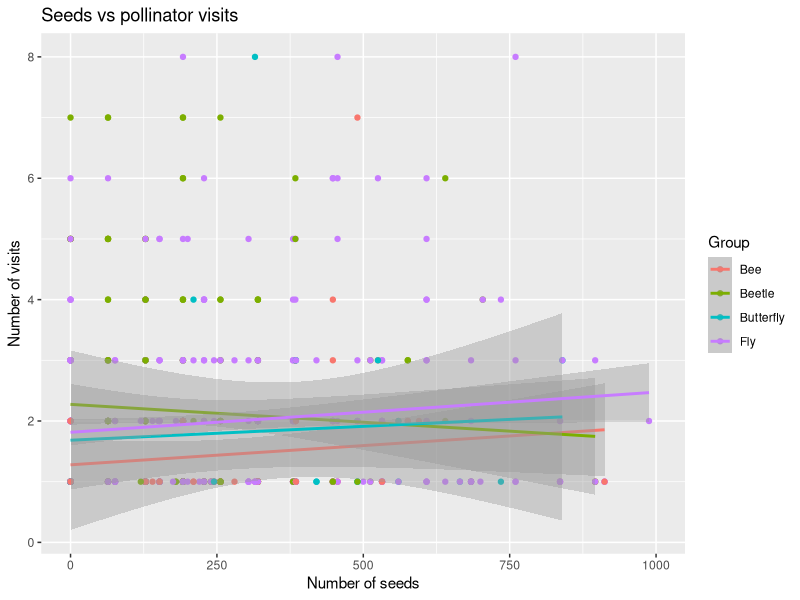
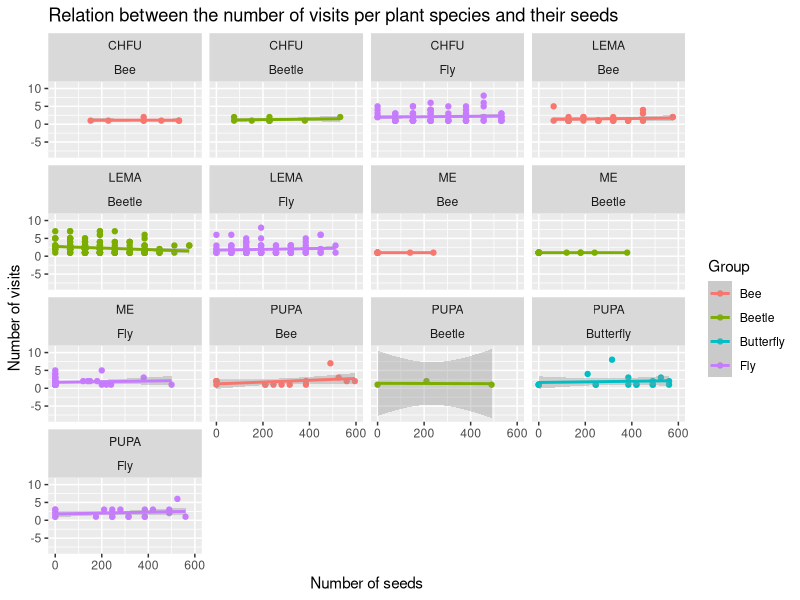
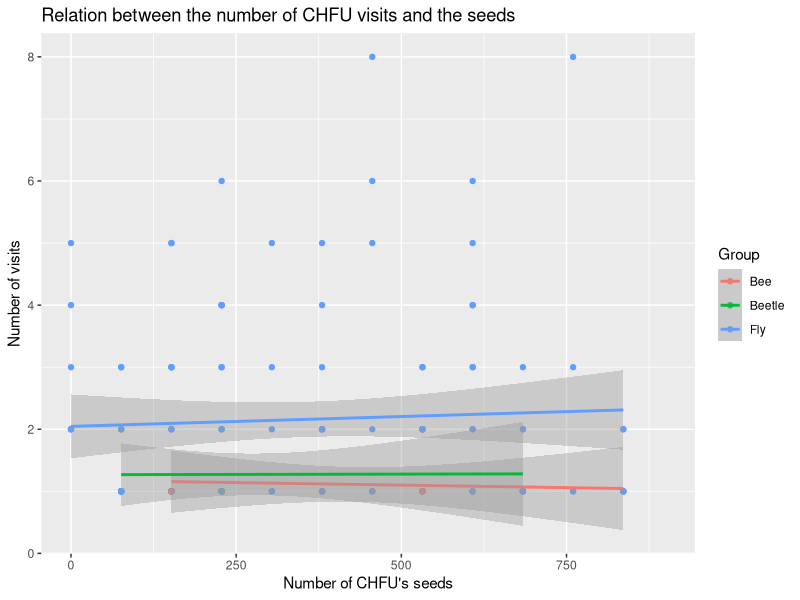
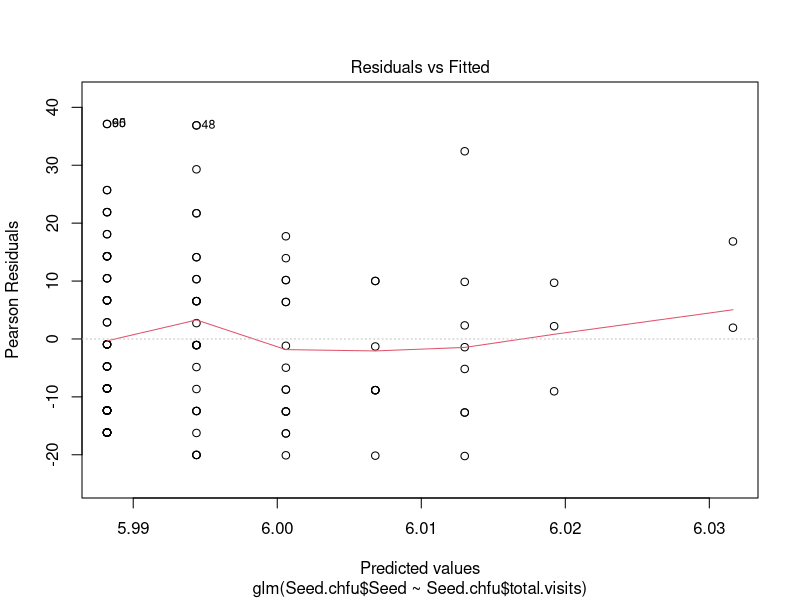
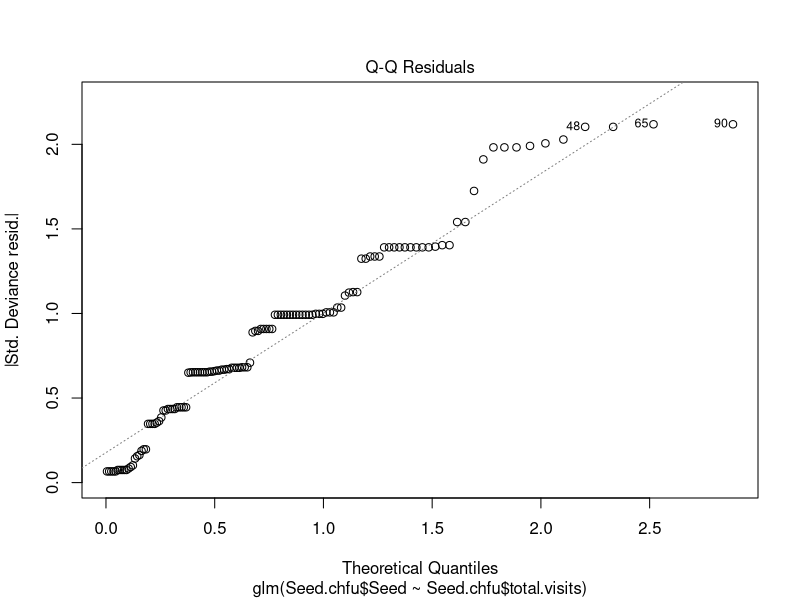
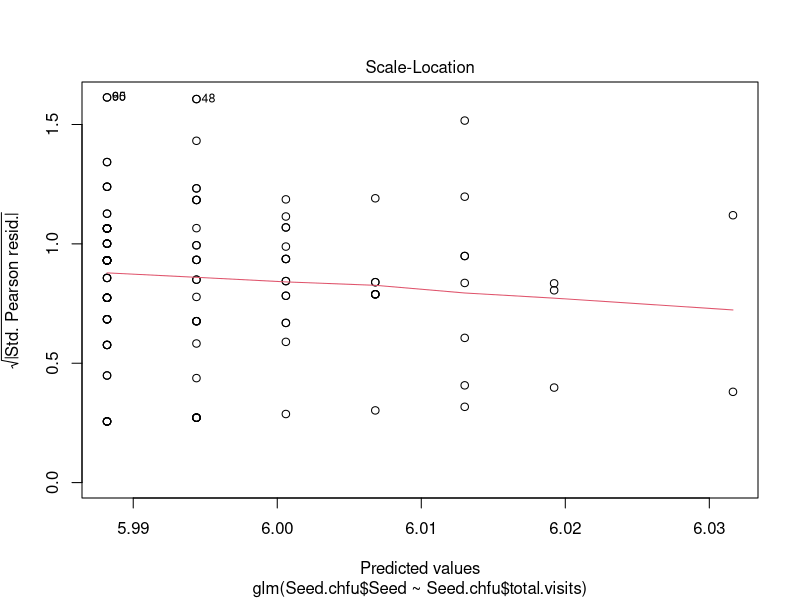
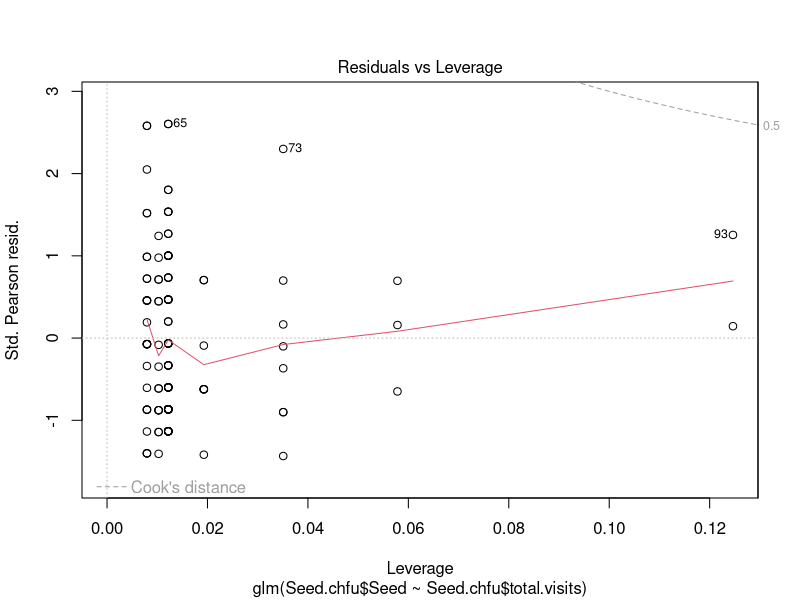
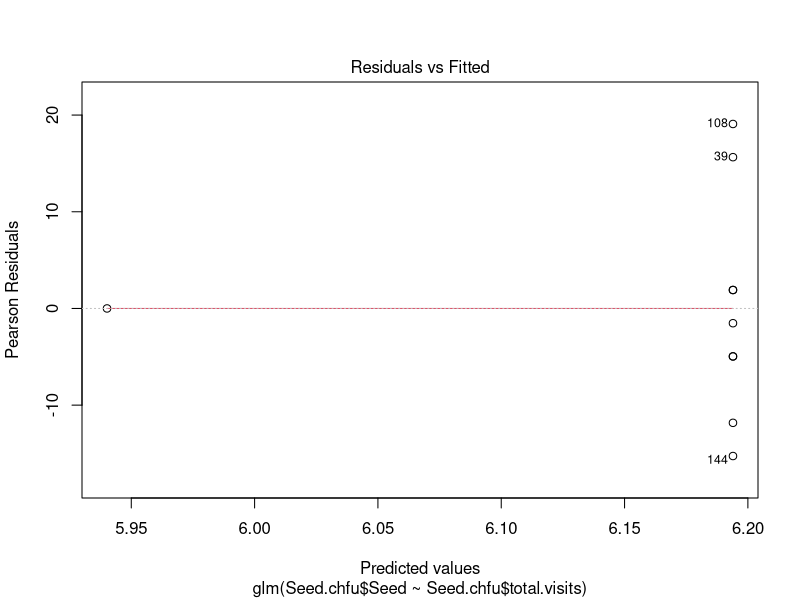

These charts were generated, in order, by the following R code: (Note: this script raises an error after producing the figures.)
#load library
library(tidyverse)
#cargar datos
SEEDS <- read.table("data/simplex_competencia_SEEDS_2019.csv", header= T, sep= ";")
head(SEEDS)
str(SEEDS)
ABUNDANCES.pol <- read.table("data/FV_16_19.csv", header= T, sep= ";")#data de VISITS de polinizadores
#preparar datos
abun.pol.19 <- subset(ABUNDANCES.pol, Year=='2019')
abun.pol.19 <- subset(abun.pol.19, Plot != "OUT")


P <- abun.pol.19 %>% group_by(Plot, Subplot, Group,Plant_Simple) %>% summarise (total.visits = sum(Visits))
P1<- subset(P, Plant_Simple %in% c('CHFU', 'LEMA', 'ME', 'PUPA') & Group %in% c('Bee','Beetle','Butterfly','Fly'))
P <-P[which(complete.cases(P)),]
SEEDS$Plot <- as.numeric(SEEDS$Plot)
P$Plot <- as.numeric(P$Plot)
juntos <- dplyr::left_join(SEEDS,P)
head(juntos)
#str(juntos)
#juntos$Group <- as.character(juntos$Group)
#juntos[is.na(juntos)] <- 0
head(juntos)
juntos.b <- subset(juntos, Plant_Simple %in% c('CHFU', 'LEMA', 'ME', 'PUPA') & Group  %in% c('Bee','Beetle','Butterfly','Fly'))

#Analysis
#globales ----
x_scale3 <- scale_x_continuous(limits = c(0,1000))
global <- ggplot(juntos.b, aes(x = Seed, y = total.visits, group = Group))+
    geom_point(aes(color = Group))+
    geom_smooth(method = "lm", aes(color = Group))+
    x_scale3+ 
    ylab("Number of visits")+
    xlab("Number of seeds")+
    ggtitle("Seeds vs pollinator visits")
    NULL
global
x_scale4 <- scale_x_continuous(limits = c(0,600))
dos <- ggplot(juntos.b, aes(x = Seed, y= total.visits))+ #GRAFICO GLOBAL PERO SEPARADO POR GUILD Y PLANTA
    geom_point(aes(color = Group))+
    geom_smooth(method = "lm", aes(color = Group))+
    facet_wrap(Plant_Simple~Group)+
    ggtitle('Relation between the number of visits per plant species and their seeds')+
    ylab("Number of visits")+
    xlab("Number of seeds")+
    x_scale4+
    NULL
dos #este gráfico muestra que en LEMA los coleopteros hacen que haya menos semillas! 
#ahora graficos separados por especies de planta ----

##chfu ----

Seed.chfu <- subset(juntos.b, Plant_Simple == "CHFU")
x_scale5 <- scale_x_continuous(limits = c(0,900))
S.chfu <- ggplot(Seed.chfu, aes(x = Seed, y = total.visits))+ 
    geom_point(aes(color = Group))+
    geom_smooth(method = "lm", aes(color = Group))+
    ggtitle('Relation between the number of CHFU visits and the seeds')+
    ylab("Number of visits")+
    xlab("Number of CHFU's seeds")+
    x_scale5+
    NULL
S.chfu

#glm por spp de visitor para comprobar la relacion


GLM.chfu.flies<- glm(Seed.chfu$Seed ~ Seed.chfu$total.visits, family = "quasipoisson", 
              subset = Seed.chfu$Group == "Fly")
plot(GLM.chfu.flies)
summary(GLM.chfu.flies) #tendencia positva, pero ns para flies. 
GLM.chfu.bees<- glm(Seed.chfu$Seed ~ Seed.chfu$total.visits, family = "quasipoisson", 
                     subset = Seed.chfu$Group == "Bee")
plot(GLM.chfu.bees)
summary(GLM.chfu.bees) #tendencia positiva pero no para bees

GLM.chfu.beetles<- glm(Seed.chfu$Seed ~ Seed.chfu$total.visits, family = "quasipoisson", 
                    subset = Seed.chfu$Group == "Beetle")
plot(GLM.chfu.beetles)
summary(GLM.chfu.beetles) #tendencia positiva pero no para beetles

#lema ----
Seed.LEMA <- subset(juntos.b, Plant_Simple=="LEMA")
x_scale6 <- scale_x_continuous(limits = c(0,900))
S.LEMA <- ggplot(Seed.LEMA, aes(x = Seed, y = total.visits))+ 
    geom_point(aes(color = Group))+
    geom_smooth(method = "lm", aes(color = Group))+
    ggtitle('Reltaion between the LEMA visits and seeds')+
    ylab("Number of visits")+
    xlab("Number of LEMA's seeds")+
    x_scale6+
    NULL
S.LEMA
GLM.LEMA.flies<- glm(Seed.LEMA$Seed ~ Seed.LEMA$total.visits, family = "quasipoisson", 
               subset = Seed.LEMA$Group == "Fly")
plot(GLM.LEMA.flies)
summary(GLM.LEMA.flies) #tendencia positiva pero no para flies

GLM.LEMA.beetles<- glm(Seed.LEMA$Seed ~ Seed.LEMA$total.visits, family = "quasipoisson", 
                     subset = Seed.LEMA$Group == "Beetle")
plot(GLM.LEMA.beetles)
summary(GLM.LEMA.beetles) #tendencia positiva pero no para beetles

GLM.LEMA.bees<- glm(Seed.LEMA$Seed ~ Seed.LEMA$total.visits, family = "quasipoisson", 
                       subset = Seed.LEMA$Group == "Bee")
plot(GLM.LEMA.bees)
summary(GLM.LEMA.bees) #tendencia positiva pero no para bees



#pupa----


Seed.PUPA <- subset(juntos.b, Plant_Simple=="PUPA")
x_scale7 <- scale_x_continuous(limits = c(0,600))
S.PUPA <- ggplot(Seed.PUPA, aes(x = Seed, y = total.visits))+ 
    geom_point(aes(color = Group))+
    geom_smooth(method = "lm", aes(color = Group))+
    ggtitle('Relation betwwen PUPA visits and the seeds')+
    ylab("Number of visits")+
    xlab("Number of PUPA's seeds")+
    x_scale7+
    NULL
S.PUPA #especie de planta donde mas error hay en las regresiones lineales 


GLM.PUPA.flies<- glm(Seed.PUPA$Seed ~ Seed.PUPA$total.visits, family = "quasipoisson", 
                     subset = Seed.PUPA$Group == "Fly")

plot(GLM.PUPA.flies)
summary(GLM.PUPA.flies)#tendencia positiva pero no para flies


GLM.PUPA.bee<- glm(Seed.PUPA$Seed ~ Seed.PUPA$total.visits, family = "quasipoisson", 
                     subset = Seed.PUPA$Group == "Bee")

plot(GLM.PUPA.bee)
summary(GLM.PUPA.bee) #tendencia positiva pero no para bee

GLM.PUPA.beetle<- glm(Seed.PUPA$Seed ~ Seed.PUPA$total.visits, family = "quasipoisson", 
                   subset = Seed.PUPA$Group == "Beetle") #solo hay 3 datos de pupa con beetle 

plot(GLM.PUPA.beetle)
summary(GLM.PUPA.beetle)


GLM.PUPA.butterfly<- glm(Seed.PUPA$Seed ~ Seed.PUPA$total.visits, family = "quasipoisson", 
                      subset = Seed.PUPA$Group == "Butterfly")

plot(GLM.PUPA.butterfly)
summary(GLM.PUPA.butterfly)#tendencia positiva pero no para butterflies

##me ----

Seed.ME<- subset(juntos.b, Plant_Simple=="ME")
x_scale9 <- scale_x_continuous(limits = c(0,400))
S.ME <- ggplot(Seed.ME, aes(x = Seed, y = total.visits))+ 
    geom_point(aes(color = Group))+
    geom_smooth(method = "lm", aes(color = Group))+
    ggtitle('Relation between the number of visits of ME and the seeds')+
    ylab("Number of visits")+
    xlab("Number of ME's seeds")+
    x_scale9+
    NULL
S.ME

GLM.ME.bee <- glm(Seed.ME$Seed ~ Seed.ME$total.visits, family = "quasipoisson", 
                         subset = Seed.ME$Group == "Bee")

plot(GLM.ME.bee )
summary(GLM.ME.bee) #!!! Something strange! NAs appeared in the analysis

GLM.ME.beetle <- glm(Seed.ME$Seed ~ Seed.ME$total.visits, family = "quasipoisson", 
                  subset = Seed.ME$Group == "Beetle")

plot(GLM.ME.beetle )
summary(GLM.ME.beetle ) #!!! Something strange! NAs appeared in the analysis


GLM.ME.fly <- glm(Seed.ME$Seed ~ Seed.ME$total.visits, family = "quasipoisson", 
                     subset = Seed.ME$Group == "Fly")

plot(GLM.ME.fly )
summary(GLM.ME.fly ) #tendencia positiva salvo para flies


